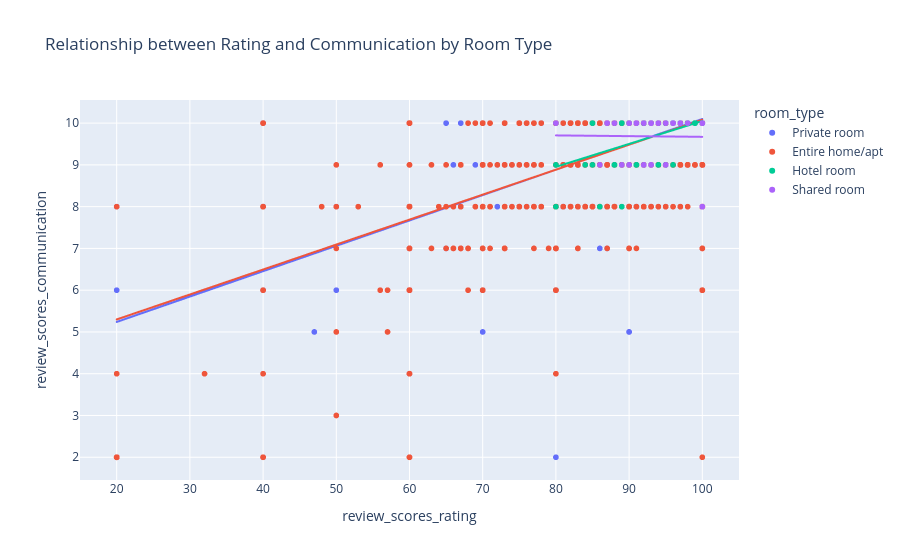

The cell this chart's notebook holds for it:
### Code cell
fig = px.scatter(
    review_scores,
    x='review_scores_rating',
    y='review_scores_communication',
    color='room_type',
    trendline='ols',
    title='Relationship between Rating and Communication by Room Type'
)

fig.show()

### Figure 1 — Plotly figure (JSON) as saved in the notebook; plotly's stock layout.template omitted (floating-point values rounded to 4 significant figures; data arrays with more than 128 entries replaced by an {"elided": "..."} marker saying what was removed)
{"data": [{"hovertemplate": "room_type=Private room<br>review_scores_rating=%{x}<br>review_scores_communication=%{y}<extra></extra>", "legendgroup": "Private room", "marker": {"color": "#636efa", "symbol": "circle"}, "mode": "markers", "name": "Private room", "showlegend": true, "type": "scattergl", "x": {"elided": "3111 float values"}, "xaxis": "x", "y": {"elided": "3111 float values"}, "yaxis": "y"}, {"hovertemplate": "<b>OLS trendline</b><br>review_scores_communication = 0.0607349 * review_scores_rating + 4.02509<br>R<sup>2</sup>=0.454606<br><br>room_type=Private room<br>review_scores_rating=%{x}<br>review_scores_communication=%{y} <b>(trend)</b><extra></extra>", "legendgroup": "Private room", "marker": {"color": "#636efa", "symbol": "circle"}, "mode": "lines", "name": "Private room", "showlegend": false, "type": "scattergl", "x": {"elided": "3111 float values"}, "xaxis": "x", "y": {"elided": "3111 float values"}, "yaxis": "y"}, {"hovertemplate": "room_type=Entire home/apt<br>review_scores_rating=%{x}<br>review_scores_communication=%{y}<extra></extra>", "legendgroup": "Entire home/apt", "marker": {"color": "#EF553B", "symbol": "circle"}, "mode": "markers", "name": "Entire home/apt", "showlegend": true, "type": "scattergl", "x": {"elided": "11924 float values"}, "xaxis": "x", "y": {"elided": "11924 float values"}, "yaxis": "y"}, {"hovertemplate": "<b>OLS trendline</b><br>review_scores_communication = 0.059767 * review_scores_rating + 4.10405<br>R<sup>2</sup>=0.427405<br><br>room_type=Entire home/apt<br>review_scores_rating=%{x}<br>review_scores_communication=%{y} <b>(trend)</b><extra></extra>", "legendgroup": "Entire home/apt", "marker": {"color": "#EF553B", "symbol": "circle"}, "mode": "lines", "name": "Entire home/apt", "showlegend": false, "type": "scattergl", "x": {"elided": "11924 float values"}, "xaxis": "x", "y": {"elided": "11924 float values"}, "yaxis": "y"}, {"hovertemplate": "room_type=Hotel room<br>review_scores_rating=%{x}<br>review_scores_communication=%{y}<extra></extra>", "legendgroup": "Hotel room", "marker": {"color": "#00cc96", "symbol": "circle"}, "mode": "markers", "name": "Hotel room", "showlegend": true, "type": "scattergl", "x": [97.0, 95.0, 97.0, 97.0, 90.0, 92.0, 93.0, 89.0, 95.0, 94.0, 92.0, 94.0, 97.0, 96.0, 95.0, 92.0, 96.0, 97.0, 99.0, 93.0, 90.0, 96.0, 94.0, 88.0, 90.0, 97.0, 92.0, 90.0, 96.0, 99.0, 100.0, 96.0, 98.0, 96.0, 99.0, 96.0, 98.0, 96.0, 98.0, 98.0, 99.0, 96.0, 97.0, 95.0, 100.0, 99.0, 91.0, 95.0, 91.0, 89.0, 91.0, 92.0, 89.0, 84.0, 97.0, 88.0, 93.0, 90.0, 89.0, 89.0, 98.0, 92.0, 93.0, 97.0, 85.0, 91.0, 88.0, 92.0, 98.0, 86.0, 100.0, 96.0, 96.0, 91.0, 98.0, 98.0, 88.0, 98.0, 96.0, 85.0, 100.0, 100.0, 85.0, 100.0, 98.0, 100.0, 100.0, 100.0, 95.0, 94.0, 80.0, 95.0, 98.0, 100.0, 80.0, 80.0, 96.0], "xaxis": "x", "y": [10.0, 10.0, 10.0, 10.0, 10.0, 9.0, 9.0, 8.0, 9.0, 9.0, 10.0, 9.0, 10.0, 10.0, 9.0, 9.0, 10.0, 10.0, 10.0, 10.0, 10.0, 10.0, 10.0, 10.0, 9.0, 10.0, 10.0, 10.0, 10.0, 10.0, 10.0, 10.0, 10.0, 10.0, 10.0, 10.0, 10.0, 10.0, 10.0, 10.0, 10.0, 10.0, 10.0, 10.0, 10.0, 10.0, 10.0, 9.0, 9.0, 10.0, 9.0, 10.0, 10.0, 9.0, 10.0, 9.0, 10.0, 10.0, 10.0, 9.0, 10.0, 10.0, 10.0, 10.0, 10.0, 10.0, 9.0, 10.0, 10.0, 8.0, 10.0, 10.0, 10.0, 9.0, 10.0, 10.0, 9.0, 10.0, 9.0, 10.0, 10.0, 10.0, 9.0, 10.0, 10.0, 10.0, 10.0, 10.0, 10.0, 10.0, 8.0, 9.0, 10.0, 10.0, 10.0, 9.0, 10.0], "yaxis": "y"}, {"hovertemplate": "<b>OLS trendline</b><br>review_scores_communication = 0.0549055 * review_scores_rating + 4.56053<br>R<sup>2</sup>=0.262844<br><br>room_type=Hotel room<br>review_scores_rating=%{x}<br>review_scores_communication=%{y} <b>(trend)</b><extra></extra>", "legendgroup": "Hotel room", "marker": {"color": "#00cc96", "symbol": "circle"}, "mode": "lines", "name": "Hotel room", "showlegend": false, "type": "scattergl", "x": [80.0, 80.0, 80.0, 84.0, 85.0, 85.0, 85.0, 86.0, 88.0, 88.0, 88.0, 88.0, 89.0, 89.0, 89.0, 89.0, 89.0, 90.0, 90.0, 90.0, 90.0, 90.0, 91.0, 91.0, 91.0, 91.0, 91.0, 92.0, 92.0, 92.0, 92.0, 92.0, 92.0, 92.0, 93.0, 93.0, 93.0, 93.0, 94.0, 94.0, 94.0, 94.0, 95.0, 95.0, 95.0, 95.0, 95.0, 95.0, 95.0, 96.0, 96.0, 96.0, 96.0, 96.0, 96.0, 96.0, 96.0, 96.0, 96.0, 96.0, 96.0, 96.0, 97.0, 97.0, 97.0, 97.0, 97.0, 97.0, 97.0, 97.0, 97.0, 98.0, 98.0, 98.0, 98.0, 98.0, 98.0, 98.0, 98.0, 98.0, 98.0, 98.0, 99.0, 99.0, 99.0, 99.0, 99.0, 100.0, 100.0, 100.0, 100.0, 100.0, 100.0, 100.0, 100.0, 100.0, 100.0], "xaxis": "x", "y": [8.953, 8.953, 8.953, 9.173, 9.228, 9.228, 9.228, 9.282, 9.392, 9.392, 9.392, 9.392, 9.447, 9.447, 9.447, 9.447, 9.447, 9.502, 9.502, 9.502, 9.502, 9.502, 9.557, 9.557, 9.557, 9.557, 9.557, 9.612, 9.612, 9.612, 9.612, 9.612, 9.612, 9.612, 9.667, 9.667, 9.667, 9.667, 9.722, 9.722, 9.722, 9.722, 9.777, 9.777, 9.777, 9.777, 9.777, 9.777, 9.777, 9.831, 9.831, 9.831, 9.831, 9.831, 9.831, 9.831, 9.831, 9.831, 9.831, 9.831, 9.831, 9.831, 9.886, 9.886, 9.886, 9.886, 9.886, 9.886, 9.886, 9.886, 9.886, 9.941, 9.941, 9.941, 9.941, 9.941, 9.941, 9.941, 9.941, 9.941, 9.941, 9.941, 9.996, 9.996, 9.996, 9.996, 9.996, 10.05, 10.05, 10.05, 10.05, 10.05, 10.05, 10.05, 10.05, 10.05, 10.05], "yaxis": "y"}, {"hovertemplate": "room_type=Shared room<br>review_scores_rating=%{x}<br>review_scores_communication=%{y}<extra></extra>", "legendgroup": "Shared room", "marker": {"color": "#ab63fa", "symbol": "circle"}, "mode": "markers", "name": "Shared room", "showlegend": true, "type": "scattergl", "x": [92.0, 90.0, 98.0, 87.0, 93.0, 95.0, 94.0, 100.0, 92.0, 95.0, 100.0, 93.0, 100.0, 94.0, 91.0, 93.0, 96.0, 80.0, 96.0, 100.0, 96.0, 100.0, 97.0, 93.0, 86.0, 100.0, 97.0, 87.0, 96.0, 92.0, 100.0, 95.0, 100.0, 89.0, 91.0, 93.0, 91.0, 88.0, 100.0, 87.0, 90.0, 100.0, 100.0, 90.0], "xaxis": "x", "y": [9.0, 10.0, 10.0, 10.0, 9.0, 10.0, 10.0, 10.0, 10.0, 9.0, 10.0, 9.0, 10.0, 10.0, 10.0, 9.0, 10.0, 10.0, 10.0, 8.0, 10.0, 10.0, 10.0, 10.0, 9.0, 10.0, 10.0, 10.0, 10.0, 9.0, 10.0, 9.0, 10.0, 9.0, 10.0, 10.0, 10.0, 10.0, 10.0, 10.0, 10.0, 10.0, 8.0, 9.0], "yaxis": "y"}, {"hovertemplate": "<b>OLS trendline</b><br>review_scores_communication = -0.00166685 * review_scores_rating + 9.83854<br>R<sup>2</sup>=0.000207<br><br>room_type=Shared room<br>review_scores_rating=%{x}<br>review_scores_communication=%{y} <b>(trend)</b><extra></extra>", "legendgroup": "Shared room", "marker": {"color": "#ab63fa", "symbol": "circle"}, "mode": "lines", "name": "Shared room", "showlegend": false, "type": "scattergl", "x": [80.0, 86.0, 87.0, 87.0, 87.0, 88.0, 89.0, 90.0, 90.0, 90.0, 91.0, 91.0, 91.0, 92.0, 92.0, 92.0, 93.0, 93.0, 93.0, 93.0, 93.0, 94.0, 94.0, 95.0, 95.0, 95.0, 96.0, 96.0, 96.0, 96.0, 97.0, 97.0, 98.0, 100.0, 100.0, 100.0, 100.0, 100.0, 100.0, 100.0, 100.0, 100.0, 100.0, 100.0], "xaxis": "x", "y": [9.705, 9.695, 9.694, 9.694, 9.694, 9.692, 9.69, 9.689, 9.689, 9.689, 9.687, 9.687, 9.687, 9.685, 9.685, 9.685, 9.684, 9.684, 9.684, 9.684, 9.684, 9.682, 9.682, 9.68, 9.68, 9.68, 9.679, 9.679, 9.679, 9.679, 9.677, 9.677, 9.675, 9.672, 9.672, 9.672, 9.672, 9.672, 9.672, 9.672, 9.672, 9.672, 9.672, 9.672], "yaxis": "y"}], "layout": {"legend": {"title": {"text": "room_type"}, "tracegroupgap": 0}, "title": {"text": "Relationship between Rating and Communication by Room Type"}, "xaxis": {"anchor": "y", "domain": [0, 1], "title": {"text": "review_scores_rating"}}, "yaxis": {"anchor": "x", "domain": [0, 1], "title": {"text": "review_scores_communication"}}}}
